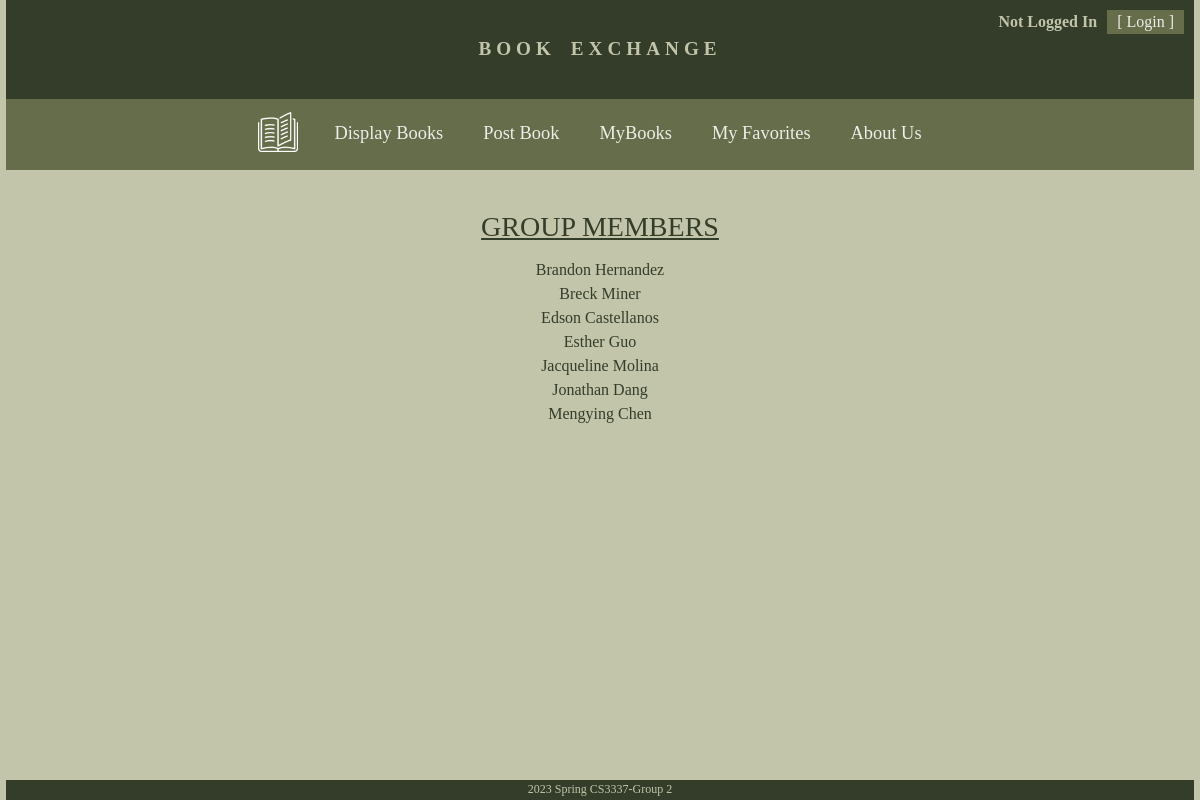
The app's page /aboutus with its own data.
### bookMng/models.py (models this page shows, shortened)
class MainMenu(models.Model):
    item = models.CharField(max_length=200, unique=True)
    link = models.CharField(max_length=500, unique=True)

### bookMng/views.py (the view)
# urls.py: path('aboutus', views.aboutUs, name='aboutus'),
def aboutUs(request):
    members = ["Brandon Hernandez", "Breck Miner", "Edson Castellanos",
               "Esther Guo", "Jacqueline Molina", "Jonathan Dang", "Mengying Chen"]
    if request.method == "GET":
        return render(request, "bookMng/about_us.html",
                      {
                          'item_list': MainMenu.objects.all(),
                          'members': members
                      }
                      )

### bookEx/templates/bookMng/about_us.html (shortened to what this page needs)
{% extends "base.html" %}
{% block sidenav %}
{% for item in item_list %}
            <li><a style="margin:20px; color:#edede9; font-size:1.15em;" href="{{ item.link }}"> {{item.item}} </a></li>
{% endfor %}
{% endblock sidenav %}
{% block content %}
  <h3  style="text-decoration:underline; text-transform:uppercase; margin-bottom:15px; color:#333D29;" align="center"> Group Members </h3>
  <div align="center" class="team-grid">
    {% for member in members %}
      <div style="color:#333D29;" class="team-item team-{{ forloop.counter }}">
        {{ member }}
      </div>
    {% endfor %}
  </div>
{% endblock content %}

### records on screen
MainMenu: item "Display Books"
MainMenu: item "Post Book"
MainMenu: item "MyBooks"
MainMenu: item "My Favorites"
MainMenu: item "About Us"

### other values on screen
{{ member }} "Brandon Hernandez" "Breck Miner" "Edson Castellanos" "Esther Guo" "Jacqueline Molina" "Jonathan Dang" "Mengying Chen"
